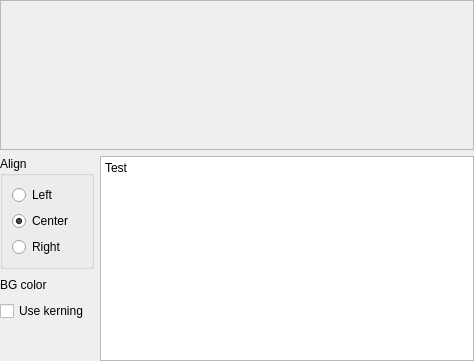
<?xml version="1.0" encoding="UTF-8"?>
<ui version="4.0">
 <class>FontTestFrame</class>
 <widget class="QWidget" name="FontTestFrame">
  <property name="geometry">
   <rect>
    <x>0</x>
    <y>0</y>
    <width>474</width>
    <height>361</height>
   </rect>
  </property>
  <property name="sizePolicy">
   <sizepolicy hsizetype="Minimum" vsizetype="Minimum">
    <horstretch>0</horstretch>
    <verstretch>0</verstretch>
   </sizepolicy>
  </property>
  <property name="windowTitle">
   <string>Frame</string>
  </property>
  <layout class="QVBoxLayout" name="verticalLayout_2" stretch="1,0">
   <property name="leftMargin">
    <number>0</number>
   </property>
   <property name="topMargin">
    <number>0</number>
   </property>
   <property name="rightMargin">
    <number>0</number>
   </property>
   <property name="bottomMargin">
    <number>0</number>
   </property>
   <item>
    <widget class="QScrollArea" name="scrollArea">
     <property name="sizePolicy">
      <sizepolicy hsizetype="Expanding" vsizetype="Expanding">
       <horstretch>0</horstretch>
       <verstretch>2</verstretch>
      </sizepolicy>
     </property>
     <property name="widgetResizable">
      <bool>true</bool>
     </property>
     <widget class="QWidget" name="scrollAreaWidgetContents">
      <property name="geometry">
       <rect>
        <x>0</x>
        <y>0</y>
        <width>472</width>
        <height>159</height>
       </rect>
      </property>
      <layout class="QGridLayout" name="gridLayout">
       <item row="2" column="1">
        <widget class="FontTestWidget" name="drawWidget" native="true"/>
       </item>
       <item row="4" column="1">
        <spacer name="verticalSpacer">
         <property name="orientation">
          <enum>Qt::Vertical</enum>
         </property>
         <property name="sizeHint" stdset="0">
          <size>
           <width>20</width>
           <height>40</height>
          </size>
         </property>
        </spacer>
       </item>
       <item row="0" column="1">
        <spacer name="verticalSpacer_2">
         <property name="orientation">
          <enum>Qt::Vertical</enum>
         </property>
         <property name="sizeHint" stdset="0">
          <size>
           <width>20</width>
           <height>40</height>
          </size>
         </property>
        </spacer>
       </item>
       <item row="2" column="2">
        <spacer name="horizontalSpacer">
         <property name="orientation">
          <enum>Qt::Horizontal</enum>
         </property>
         <property name="sizeHint" stdset="0">
          <size>
           <width>40</width>
           <height>20</height>
          </size>
         </property>
        </spacer>
       </item>
       <item row="2" column="0">
        <spacer name="horizontalSpacer_2">
         <property name="orientation">
          <enum>Qt::Horizontal</enum>
         </property>
         <property name="sizeHint" stdset="0">
          <size>
           <width>40</width>
           <height>20</height>
          </size>
         </property>
        </spacer>
       </item>
      </layout>
     </widget>
    </widget>
   </item>
   <item>
    <layout class="QGridLayout" name="gridLayout_2" columnstretch="0,0,1">
     <item row="0" column="0" colspan="2">
      <widget class="QGroupBox" name="groupBox">
       <property name="sizePolicy">
        <sizepolicy hsizetype="Minimum" vsizetype="Minimum">
         <horstretch>0</horstretch>
         <verstretch>0</verstretch>
        </sizepolicy>
       </property>
       <property name="minimumSize">
        <size>
         <width>94</width>
         <height>0</height>
        </size>
       </property>
       <property name="title">
        <string>Align</string>
       </property>
       <layout class="QVBoxLayout" name="verticalLayout">
        <item>
         <widget class="QRadioButton" name="radioButton">
          <property name="text">
           <string>Left</string>
          </property>
         </widget>
        </item>
        <item>
         <widget class="QRadioButton" name="radioButton_2">
          <property name="text">
           <string>Center</string>
          </property>
          <property name="checked">
           <bool>true</bool>
          </property>
         </widget>
        </item>
        <item>
         <widget class="QRadioButton" name="radioButton_3">
          <property name="text">
           <string>Right</string>
          </property>
         </widget>
        </item>
       </layout>
      </widget>
     </item>
     <item row="0" column="2" rowspan="4">
      <widget class="QPlainTextEdit" name="plainTextEdit">
       <property name="sizePolicy">
        <sizepolicy hsizetype="Minimum" vsizetype="Expanding">
         <horstretch>0</horstretch>
         <verstretch>0</verstretch>
        </sizepolicy>
       </property>
       <property name="maximumSize">
        <size>
         <width>16777215</width>
         <height>16777215</height>
        </size>
       </property>
       <property name="plainText">
        <string>Test</string>
       </property>
      </widget>
     </item>
     <item row="1" column="1">
      <widget class="ColorButton" name="widgetBgColor" native="true">
       <property name="minimumSize">
        <size>
         <width>32</width>
         <height>20</height>
        </size>
       </property>
      </widget>
     </item>
     <item row="1" column="0">
      <widget class="QLabel" name="label">
       <property name="text">
        <string>BG color</string>
       </property>
      </widget>
     </item>
     <item row="2" column="0" colspan="2">
      <widget class="QCheckBox" name="useKerningCheckBox">
       <property name="text">
        <string>Use kerning</string>
       </property>
      </widget>
     </item>
     <item row="3" column="0" colspan="2">
      <spacer name="verticalSpacer_3">
       <property name="orientation">
        <enum>Qt::Vertical</enum>
       </property>
       <property name="sizeHint" stdset="0">
        <size>
         <width>20</width>
         <height>40</height>
        </size>
       </property>
      </spacer>
     </item>
    </layout>
   </item>
  </layout>
 </widget>
 <customwidgets>
  <customwidget>
   <class>ColorButton</class>
   <extends>QWidget</extends>
   <header>colorbutton.h</header>
   <container>1</container>
  </customwidget>
  <customwidget>
   <class>FontTestWidget</class>
   <extends>QWidget</extends>
   <header>fonttestwidget.h</header>
   <container>1</container>
  </customwidget>
 </customwidgets>
 <resources/>
 <connections/>
</ui>
